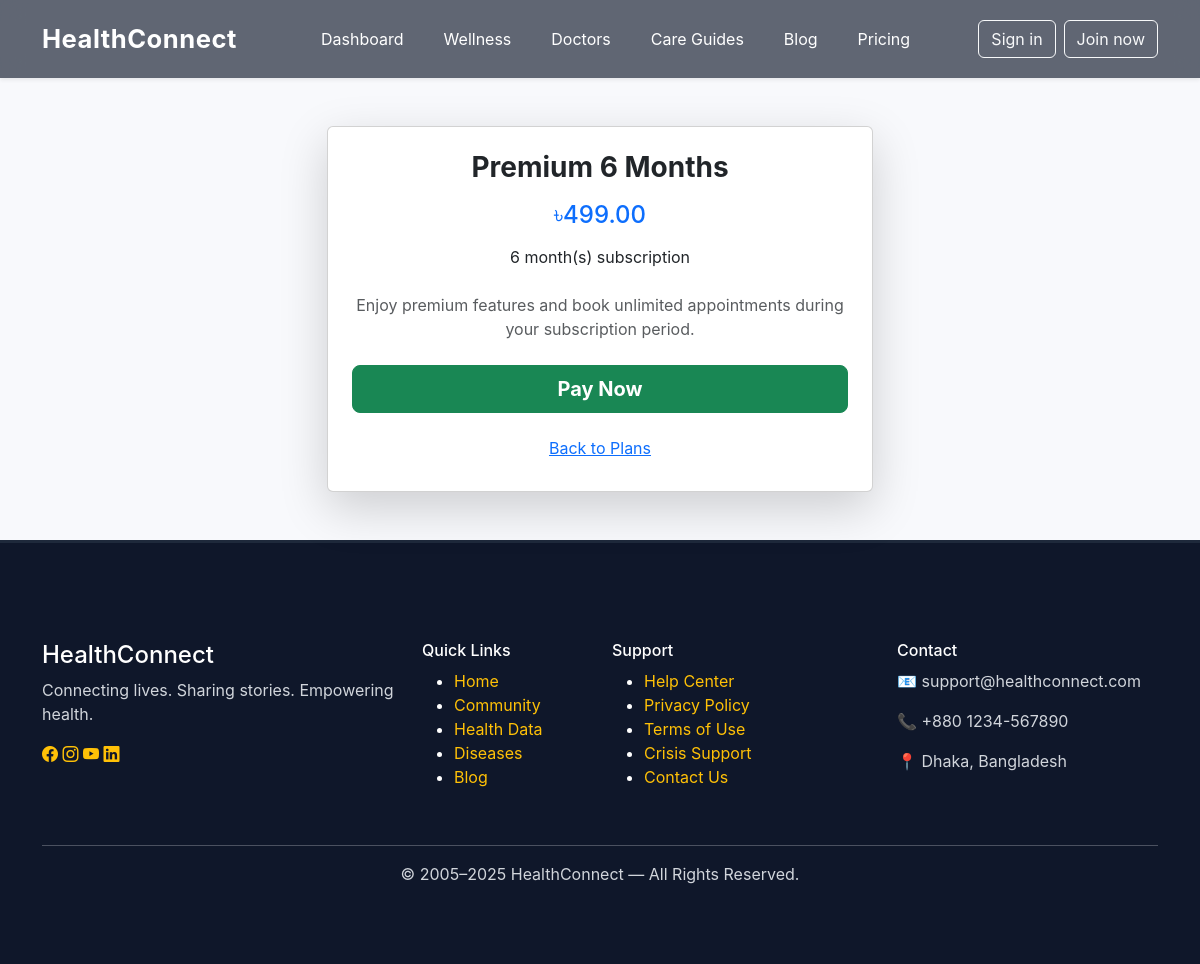
Screenshot of /subscriptions/payment/1/ with the database file from the repository.
### subscriptions/models.py (models this page shows, shortened)
class SubscriptionPlan(models.Model):
    PLAN_CHOICES = (
        ("premium_6", "Premium 6 Months"),
        ("premium_12", "Premium 12 Months"),
    )
    name = models.CharField(max_length=20, choices=PLAN_CHOICES, unique=True)
    price = models.DecimalField(max_digits=8, decimal_places=2)
    duration_months = models.PositiveIntegerField()

### subscriptions/views.py (the view)
# urls.py: path("payment/<int:plan_id>/", views.payment_page, name="payment_page"),
def payment_page(request, plan_id):
    plan = get_object_or_404(SubscriptionPlan, id=plan_id)
    return render(request, "subscriptions/payment.html", {"plan": plan})

### blog/context_processors.py (called while the page is built)
def unread_notifications(request):
    if request.user.is_authenticated:
        return {
            "unread_count": request.user.notifications.filter(is_read=False).count()
        }
    return {"unread_count": 0}

### subscriptions/templates/subscriptions/payment.html (shortened to what this page needs)
{% extends "base.html" %}
{% load static %}
{% block content %}
<div class="container py-5">
  <div class="row justify-content-center">
    <div class="col-md-6">
      <div class="card shadow-lg p-4 text-center">
        <h3 class="mb-3 fw-bold">{{ plan.get_name_display }}</h3>
        <h4 class="text-primary mb-3">৳{{ plan.price }}</h4>
        <p class="mb-4">{{ plan.duration_months }} month(s) subscription</p>
        <p class="text-muted mb-4">
          Enjoy premium features and book unlimited appointments during your subscription period.
        </p>
        <form method="POST" action="{% url 'sslcommerz_payment' plan.id %}">
          <button type="submit" class="btn btn-success btn-lg w-100 fw-bold">
            Pay Now
          </button>
        </form>
        <a href="{% url 'subscription_plans' %}" class="btn btn-link mt-3">Back to Plans</a>
      </div>
    </div>
  </div>
</div>
{% endblock %}

### static/css/style.css (style rules this page uses)
body { font-family: 'Inter', sans-serif; background: #f8f9fc; margin: 0; padding: 0; }
* { transition: 0.3s ease; }

### rows the page displays
SubscriptionPlan: name "Premium 6 Months", price "499.00", duration_months "6"
